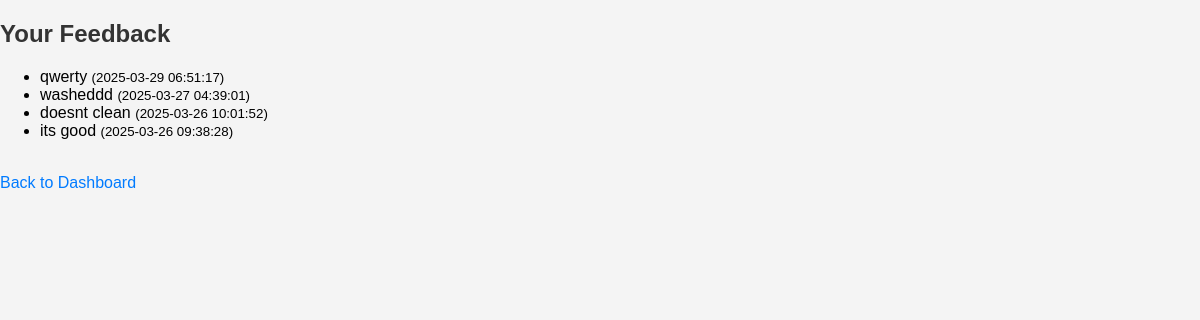
Page /street_care/resident/view_feedback.php (signed in) on the committed database.
### tables this page shows
CREATE TABLE `feedback` (
  `id` int(11) NOT NULL,
  `user_id` int(11) DEFAULT NULL,
  `message` text DEFAULT NULL,
  `created_at` timestamp NOT NULL DEFAULT current_timestamp()
);

### street_care/resident/view_feedback.php (the view, shortened to what this page needs)
<?php
include '../includes/db.php';
$user_id = $_SESSION['user_id'];
$sql = "SELECT * FROM feedback WHERE user_id = ? ORDER BY created_at DESC";
$stmt = $conn->prepare($sql);
$stmt->bind_param("i", $user_id);
$stmt->execute();
$result = $stmt->get_result();
?>
<!DOCTYPE html>
<html lang="en">
<head>
    <link rel="stylesheet" href="../css/styles.css">
</head>
<body>
    <h2>Your Feedback</h2>
    <?php if ($result->num_rows > 0): ?>
        <ul>
            <?php while ($row = $result->fetch_assoc()): ?>
                <li>
                    <?php echo htmlspecialchars($row['message']); ?>
                    <small>(<?php echo $row['created_at']; ?>)</small>
                </li>
            <?php endwhile; ?>
        </ul>
    <?php else: ?>
        <p>You have not submitted any feedback yet.</p>
    <?php endif; ?>
    <br>
    <a href="dashboard.php">Back to Dashboard</a>
</body>
</html>

### street_care/css/styles.css (style rules this page uses)
body { font-family: Arial, sans-serif; margin: 0; padding: 0; background-color: #f4f4f4; transition: background-color 0.3s ease-in-out; }
h2 { color: #333; transition: color 0.3s ease-in-out; }
a { text-decoration: none; color: #007bff; transition: color 0.3s ease-in-out; }

### rows in the picture
feedback: message "qwerty", created_at "2025-03-29 06:51:17"
feedback: message "washeddd", created_at "2025-03-27 04:39:01"
feedback: message "doesnt clean", created_at "2025-03-26 10:01:52"
feedback: message "its good", created_at "2025-03-26 09:38:28"
